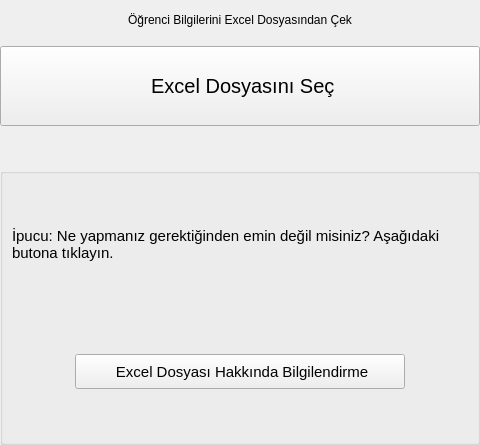
<?xml version="1.0" encoding="UTF-8"?>
<ui version="4.0">
 <class>ikoOSKAR::UI::MIFilePickerUi</class>
 <widget class="QWidget" name="ikoOSKAR::UI::MIFilePickerUi">
  <property name="geometry">
   <rect>
    <x>0</x>
    <y>0</y>
    <width>480</width>
    <height>445</height>
   </rect>
  </property>
  <property name="windowTitle">
   <string>Form</string>
  </property>
  <layout class="QVBoxLayout" name="verticalLayout">
   <property name="leftMargin">
    <number>0</number>
   </property>
   <property name="topMargin">
    <number>0</number>
   </property>
   <property name="rightMargin">
    <number>0</number>
   </property>
   <property name="bottomMargin">
    <number>0</number>
   </property>
   <item>
    <widget class="QLabel" name="lblHeader">
     <property name="maximumSize">
      <size>
       <width>16777215</width>
       <height>40</height>
      </size>
     </property>
     <property name="text">
      <string>Öğrenci Bilgilerini Excel Dosyasından Çek</string>
     </property>
     <property name="alignment">
      <set>Qt::AlignCenter</set>
     </property>
    </widget>
   </item>
   <item>
    <widget class="QPushButton" name="btnOpenFile">
     <property name="minimumSize">
      <size>
       <width>0</width>
       <height>80</height>
      </size>
     </property>
     <property name="font">
      <font>
       <pointsize>15</pointsize>
      </font>
     </property>
     <property name="text">
      <string> Excel Dosyasını Seç</string>
     </property>
     <property name="icon">
      <iconset>
       <normaloff>:/open-in.png</normaloff>:/open-in.png</iconset>
     </property>
     <property name="iconSize">
      <size>
       <width>24</width>
       <height>24</height>
      </size>
     </property>
    </widget>
   </item>
   <item>
    <widget class="QWidget" name="widget_2" native="true">
     <property name="sizePolicy">
      <sizepolicy hsizetype="Preferred" vsizetype="Preferred">
       <horstretch>0</horstretch>
       <verstretch>0</verstretch>
      </sizepolicy>
     </property>
     <property name="maximumSize">
      <size>
       <width>16777215</width>
       <height>30</height>
      </size>
     </property>
    </widget>
   </item>
   <item>
    <widget class="QGroupBox" name="groupBox">
     <property name="title">
      <string/>
     </property>
     <layout class="QVBoxLayout" name="verticalLayout_2">
      <item>
       <widget class="QLabel" name="lblHint">
        <property name="font">
         <font>
          <pointsize>11</pointsize>
         </font>
        </property>
        <property name="text">
         <string>İpucu: Ne yapmanız gerektiğinden emin değil misiniz? Aşağıdaki butona tıklayın.</string>
        </property>
        <property name="alignment">
         <set>Qt::AlignLeading|Qt::AlignLeft|Qt::AlignVCenter</set>
        </property>
        <property name="wordWrap">
         <bool>true</bool>
        </property>
       </widget>
      </item>
      <item>
       <widget class="QWidget" name="widget" native="true">
        <layout class="QHBoxLayout" name="horizontalLayout">
         <property name="leftMargin">
          <number>0</number>
         </property>
         <property name="topMargin">
          <number>0</number>
         </property>
         <property name="rightMargin">
          <number>0</number>
         </property>
         <property name="bottomMargin">
          <number>0</number>
         </property>
         <item>
          <widget class="QPushButton" name="btnHelpExcel">
           <property name="minimumSize">
            <size>
             <width>0</width>
             <height>35</height>
            </size>
           </property>
           <property name="maximumSize">
            <size>
             <width>330</width>
             <height>16777215</height>
            </size>
           </property>
           <property name="font">
            <font>
             <pointsize>11</pointsize>
            </font>
           </property>
           <property name="text">
            <string> Excel Dosyası Hakkında Bilgilendirme</string>
           </property>
           <property name="icon">
            <iconset>
             <normaloff>:/info.png</normaloff>:/info.png</iconset>
           </property>
           <property name="iconSize">
            <size>
             <width>22</width>
             <height>22</height>
            </size>
           </property>
          </widget>
         </item>
        </layout>
       </widget>
      </item>
     </layout>
    </widget>
   </item>
  </layout>
 </widget>
 <resources/>
 <connections/>
</ui>
